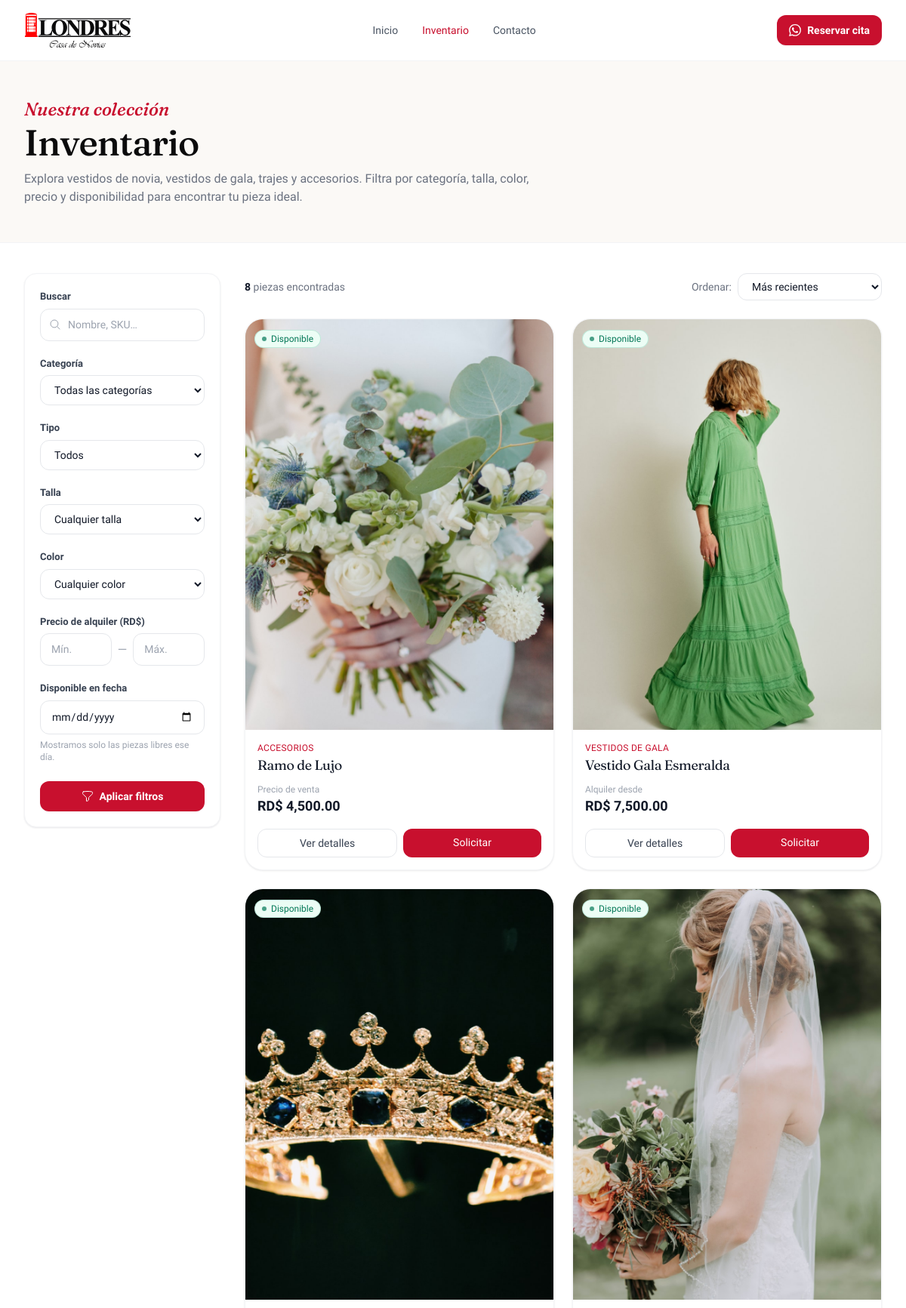
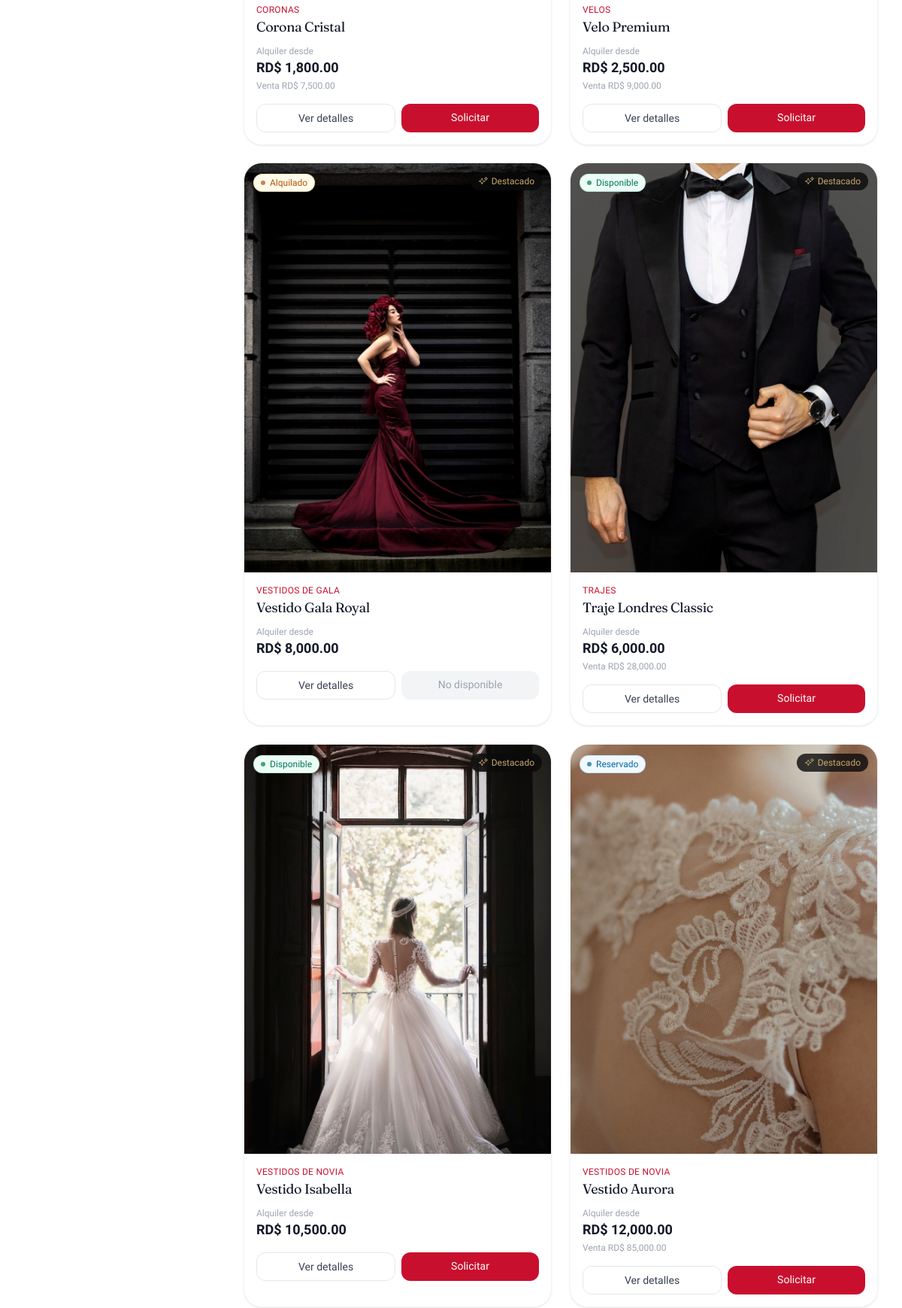
The app's page /inventario.php (upper part) with its own data (2 pictures, top to bottom).
### tables this page shows
CREATE TABLE `business_settings` (
    `id`                         INT UNSIGNED NOT NULL AUTO_INCREMENT,
    `business_name`              VARCHAR(150) NOT NULL DEFAULT 'LONDRES Casa de Novias',
    `logo`                       VARCHAR(255) NULL,
    `phone`                      VARCHAR(40)  NULL,
    `whatsapp`                   VARCHAR(40)  NULL,
    `email`                      VARCHAR(150) NULL,
    `address`                    VARCHAR(255) NULL,
    `instagram`                  VARCHAR(120) NULL,
    `opening_hours`              VARCHAR(255) NULL,
    `rental_policy`              TEXT NULL,
    `return_policy`              TEXT NULL,
    `initial_payment_percentage` DECIMAL(5,2) NOT NULL DEFAULT 50.00,
    `currency`                   VARCHAR(10)  NOT NULL DEFAULT 'RD$',
    `tax_percentage`             DECIMAL(5,2) NOT NULL DEFAULT 0.00,
    `late_fee_per_day`           DECIMAL(12,2) NOT NULL DEFAULT 500.00,
    `late_fee_workweek`          ENUM('mon_fri','mon_sat') NOT NULL DEFAULT 'mon_fri',
    `invoice_prefix`             VARCHAR(20)  NOT NULL DEFAULT 'FAC',
    `barcode_prefix`             VARCHAR(6)   NOT NULL DEFAULT 'LCN',
    `primary_color`              VARCHAR(20)  NOT NULL DEFAULT '#C8102E',
    `created_at`                 TIMESTAMP NOT NULL DEFAULT CURRENT_TIMESTAMP,
    `updated_at`                 TIMESTAMP NOT NULL DEFAULT CURRENT_TIMESTAMP ON UPDATE CURRENT_TIMESTAMP,
    PRIMARY KEY (`id`)
);

CREATE TABLE `products` (
    `id`                INT UNSIGNED NOT NULL AUTO_INCREMENT,
    `category_id`       INT UNSIGNED NULL,
    `name`              VARCHAR(160) NOT NULL,
    `slug`              VARCHAR(180) NOT NULL,
    `sku`               VARCHAR(60)  NULL,
    `barcode`           VARCHAR(48)  NULL,
    `type`              ENUM('rental','sale','both') NOT NULL DEFAULT 'rental',
    `is_complement`     TINYINT(1) NOT NULL DEFAULT 0,
    `description`       TEXT NULL,
    `internal_notes`    TEXT NULL,
    `rental_price`      DECIMAL(12,2) NOT NULL DEFAULT 0.00,
    `sale_price`        DECIMAL(12,2) NULL,
    `cost_price`        DECIMAL(12,2) NULL,
    `deposit_amount`    DECIMAL(12,2) NOT NULL DEFAULT 0.00,
    `size`              VARCHAR(40) NULL,
    `color`             VARCHAR(60) NULL,
    `material`          VARCHAR(80) NULL,
    `condition_status`  ENUM('new','excellent','good','repair','out_of_service') NOT NULL DEFAULT 'excellent',
    `commercial_status` ENUM('available','reserved','rented','sold','unavailable','maintenance') NOT NULL DEFAULT 'available',
    `is_unique`         TINYINT(1) NOT NULL DEFAULT 1,
    `quantity`          INT NOT NULL DEFAULT 1,
    `main_image`        VARCHAR(255) NULL,
    `featured`          TINYINT(1) NOT NULL DEFAULT 0,
    `status`            ENUM('active','inactive') NOT NULL DEFAULT 'active',
    `created_by`        INT UNSIGNED NULL,
    `created_at`        TIMESTAMP NOT NULL DEFAULT CURRENT_TIMESTAMP,
    `updated_at`        TIMESTAMP NOT NULL DEFAULT CURRENT_TIMESTAMP ON UPDATE CURRENT_TIMESTAMP,
    PRIMARY KEY (`id`),
    UNIQUE KEY `uq_products_slug` (`slug`),
    UNIQUE KEY `uq_products_barcode` (`barcode`),
    KEY `idx_products_category` (`category_id`),
    KEY `idx_products_status` (`commercial_status`, `status`),
    KEY `idx_products_featured` (`featured`),
    CONSTRAINT `fk_products_category` FOREIGN KEY (`category_id`) REFERENCES `categories`(`id`) ON DELETE SET NULL,
    CONSTRAINT `fk_products_user` FOREIGN KEY (`created_by`) REFERENCES `users`(`id`) ON DELETE SET NULL
);

CREATE TABLE `categories` (
    `id`          INT UNSIGNED NOT NULL AUTO_INCREMENT,
    `name`        VARCHAR(100) NOT NULL,
    `slug`        VARCHAR(120) NOT NULL,
    `description` VARCHAR(255) NULL,
    `image`       VARCHAR(255) NULL,
    `status`      ENUM('active','inactive') NOT NULL DEFAULT 'active',
    `created_at`  TIMESTAMP NOT NULL DEFAULT CURRENT_TIMESTAMP,
    `updated_at`  TIMESTAMP NOT NULL DEFAULT CURRENT_TIMESTAMP ON UPDATE CURRENT_TIMESTAMP,
    PRIMARY KEY (`id`),
    UNIQUE KEY `uq_categories_slug` (`slug`)
);

### app/helpers/ui.php (the view, shortened to what the rows shown need)
<?php
function icon(string $name, string $class = 'w-5 h-5'): string
{
    static $icons = null;
    [$mode, $inner] = $icons[$name] ?? $icons['square'];
    if ($mode === 'f') {
        return '<svg class="' . e($class) . '" viewBox="0 0 24 24" fill="currentColor" aria-hidden="true">' . $inner . '</svg>';
    }
    return '<svg class="' . e($class) . '" viewBox="0 0 24 24" fill="none" stroke="currentColor" stroke-width="1.5" stroke-linecap="round" stroke-linejoin="round" aria-hidden="true">' . $inner . '</svg>';
}
function status_badge(?string $status, string $group = 'commercial'): string
{
    $colors = [
        'emerald' => 'bg-emerald-50 text-emerald-700 ring-emerald-600/20',
        'sky'     => 'bg-sky-50 text-sky-700 ring-sky-600/20',
        'amber'   => 'bg-amber-50 text-amber-700 ring-amber-600/20',
        'violet'  => 'bg-violet-50 text-violet-700 ring-violet-600/20',
        'indigo'  => 'bg-indigo-50 text-indigo-700 ring-indigo-600/20',
        'yellow'  => 'bg-yellow-50 text-yellow-700 ring-yellow-600/20',
        'rose'    => 'bg-rose-50 text-rose-700 ring-rose-600/20',
        'red'     => 'bg-red-50 text-red-700 ring-red-600/20',
        'gray'    => 'bg-gray-100 text-gray-600 ring-gray-500/20',
    ];
    $map = $maps[$group] ?? $maps['generic'];
    [$label, $color] = $map[$status] ?? [ucfirst((string) $status), 'gray'];
    $cls = $colors[$color] ?? $colors['gray'];
    return '<span class="inline-flex items-center gap-1.5 rounded-full px-2.5 py-1 text-xs font-medium ring-1 ring-inset ' . $cls . '">'
         . '<span class="h-1.5 w-1.5 rounded-full bg-current opacity-70"></span>' . e($label) . '</span>';
}
function product_card(array $p): string
{
    $img    = upload_url($p['main_image'] ?? null);
    $name   = e($p['name'] ?? '');
    $cat    = e($p['category_name'] ?? 'General');
    $slug   = e($p['slug'] ?? '');
    $status = $p['commercial_status'] ?? 'available';
    $detail = pub_url('producto.php?slug=' . $slug);
    $type   = $p['type'] ?? 'rental';
    $rental = (in_array($type, ['rental', 'both'], true) && (float) ($p['rental_price'] ?? 0) > 0)
        ? money($p['rental_price'])
        : null;
    $sale   = (in_array($type, ['sale', 'both'], true) && (float) ($p['sale_price'] ?? 0) > 0)
        ? money($p['sale_price'])
        : null;
    $disabled = in_array($status, ['rented', 'sold', 'unavailable'], true);
    $html  = '<article data-reveal class="group relative flex flex-col overflow-hidden rounded-3xl border border-gray-100 bg-white shadow-soft transition duration-300 hover:-translate-y-1 hover:shadow-card">';
    $html .= '<a href="' . $detail . '" class="relative block aspect-[3/4] overflow-hidden bg-gray-100">';
    $html .= '<img src="' . e($img) . '" alt="' . $name . '" loading="lazy" class="h-full w-full object-cover transition duration-500 group-hover:scale-105">';
    $html .= '<span class="absolute left-3 top-3">' . status_badge($status, 'commercial') . '</span>';
    if (!empty($p['featured'])) {
        $html .= '<span class="absolute right-3 top-3 inline-flex items-center gap-1 rounded-full bg-brand-dark/80 px-2.5 py-1 text-xs font-medium text-brand-gold backdrop-blur">' . icon('sparkles', 'w-3.5 h-3.5') . 'Destacado</span>';
    }
    $html .= '</a>';
    $html .= '<div class="flex flex-1 flex-col p-4">';
    $html .= '<p class="text-xs font-medium uppercase tracking-wide text-brand-red">' . $cat . '</p>';
    $html .= '<h3 class="mt-1 font-serif text-lg leading-tight text-gray-900"><a href="' . $detail . '" class="hover:text-brand-red">' . $name . '</a></h3>';
    $html .= '<div class="mt-3 flex items-end justify-between">';
    $html .= '<div>';
    if ($rental) {
        $html .= '<p class="text-xs text-gray-400">Alquiler desde</p><p class="text-lg font-semibold text-gray-900">' . e($rental) . '</p>';
    } elseif ($sale) {
        $html .= '<p class="text-xs text-gray-400">Precio de venta</p><p class="text-lg font-semibold text-gray-900">' . e($sale) . '</p>';
    } else {
        $html .= '<p class="text-xs text-gray-400">Precio</p><p class="text-base font-semibold text-gray-500">Consultar</p>';
    }
    if ($rental && $sale) $html .= '<p class="mt-0.5 text-xs text-gray-400">Venta ' . e($sale) . '</p>';
    $html .= '</div></div>';
    $html .= '<div class="mt-4 flex gap-2">';
    $html .= '<a href="' . $detail . '" class="flex-1 rounded-xl border border-gray-200 px-3 py-2 text-center text-sm font-medium text-gray-700 transition hover:border-gray-300 hover:bg-gray-50">Ver detalles</a>';
    if (!$disabled) {
        $html .= '<a href="' . pub_url('solicitud-alquiler.php?product=' . (int) ($p['id'] ?? 0)) . '" class="flex-1 rounded-xl bg-brand-red px-3 py-2 text-center text-sm font-medium text-white transition hover:bg-red-700">Solicitar</a>';
    } else {
        $html .= '<span class="flex-1 rounded-xl bg-gray-100 px-3 py-2 text-center text-sm font-medium text-gray-400">No disponible</span>';
    }
    $html .= '</div></div></article>';
    return $html;
}

### public/inventario.php (shortened to what the rows shown need)
<?php
$sort     = get_param('sort', 'recientes');
$priceMin = get_param('price_min');
$priceMax = get_param('price_max');
$where  = ["p.status = 'active'"];
$params = [];
$whereSql = implode(' AND ', $where);
$orderMap = [
    'recientes'   => 'p.created_at DESC, p.id DESC',
    'precio_asc'  => 'p.rental_price ASC, p.id DESC',
    'precio_desc' => 'p.rental_price DESC, p.id DESC',
    'destacados'  => 'p.featured DESC, p.created_at DESC',
];
$orderSql = $orderMap[$sort] ?? $orderMap['recientes'];
$total = (int) db_value("SELECT COUNT(*) FROM products p WHERE $whereSql", $params);
$pg    = paginate($total, 12);
$limit  = (int) $pg['perPage'];
$offset = (int) $pg['offset'];
$products = db_all(
    "SELECT p.*, c.name AS category_name
     FROM products p
     LEFT JOIN categories c ON c.id = p.category_id
     WHERE $whereSql
     ORDER BY $orderSql
     LIMIT $limit OFFSET $offset",
    $params
);
require LCN_ROOT . '/app/views/layouts/public_header.php';
?>
<section class="border-b border-gray-100 bg-brand-cream/50">
    <div class="mx-auto max-w-7xl px-4 py-12 sm:px-6 lg:px-8">
        <h1 class="mt-1 font-display text-4xl font-medium text-brand-dark sm:text-5xl">Inventario</h1>
    </div>
</section>
<div class="mx-auto max-w-7xl px-4 py-10 sm:px-6 lg:px-8">
    <div class="lg:grid lg:grid-cols-12 lg:gap-8">
        <aside class="lg:col-span-3">
            <form method="get" action="<?= pub_url('inventario.php') ?>"
                  class="hidden rounded-2xl border border-gray-100 bg-white p-5 shadow-soft lg:block">
                <?php require __DIR__ . '/_inventario_filtros.php'; ?>
            </form>
        </aside>
        <section class="mt-2 lg:col-span-9 lg:mt-0">
            <?php if ($products): ?>
                <div class="grid grid-cols-1 gap-6 sm:grid-cols-2 xl:grid-cols-3">
                    <?php foreach ($products as $p): ?>
                        <?= product_card($p) ?>
                    <?php endforeach; ?>
                </div>
            <?php endif; ?>
        </section>
    </div>
</div>
            <?php require __DIR__ . '/_inventario_filtros.php'; ?>
<?php require LCN_ROOT . '/app/views/layouts/public_footer.php'; ?>

### public/_inventario_filtros.php (shortened to what the rows shown need)
<div class="mb-5">
    <label class="lcn-label">Precio de alquiler (<?= e(setting('currency', 'RD$')) ?>)</label>
    <div class="flex items-center gap-2">
        <input type="number" name="price_min" value="<?= e($priceMin) ?>" min="0" step="100" placeholder="Mín." class="lcn-input">
        <span class="text-gray-400">—</span>
        <input type="number" name="price_max" value="<?= e($priceMax) ?>" min="0" step="100" placeholder="Máx." class="lcn-input">
    </div>
</div>

### records on screen
business_settings: currency "RD$"
products: main_image (picture), label "Disponible", category.name "ACCESORIOS", name "Ramo de Lujo", sale "RD$ 4,500.00"
products: main_image (picture), label "Disponible", category.name "VESTIDOS DE GALA", name "Vestido Gala Esmeralda", rental "RD$ 7,500.00"
products: main_image (picture), label "Disponible", category.name "CORONAS", name "Corona Cristal", rental "RD$ 1,800.00", sale "RD$ 7,500.00"
products: main_image (picture), label "Disponible", category.name "VELOS", name "Velo Premium", rental "RD$ 2,500.00", sale "RD$ 9,000.00"
products: main_image (picture), label "Alquilado", category.name "VESTIDOS DE GALA", name "Vestido Gala Royal", rental "RD$ 8,000.00", commercial_status "No disponible"
products: main_image (picture), label "Disponible", category.name "TRAJES", name "Traje Londres Classic", rental "RD$ 6,000.00", sale "RD$ 28,000.00"
products: main_image (picture), label "Disponible", category.name "VESTIDOS DE NOVIA", name "Vestido Isabella", rental "RD$ 10,500.00"
products: main_image (picture), label "Reservado", category.name "VESTIDOS DE NOVIA", name "Vestido Aurora", rental "RD$ 12,000.00", sale "RD$ 85,000.00"

### other values on screen
$label "Inicio"
$label "Inventario"
$label "Contacto"
$total "8"
form field sort "Más recientes"
